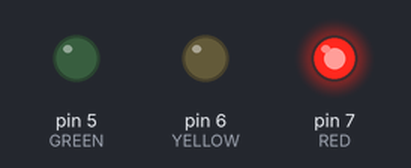
Recording of a sketch running on a simulated Arduino Uno, built with avr-gcc and run on an emulated ATmega328P. Parts: output pins drawn as LEDs (lit = HIGH).

Above: at 0.5 s.
At 1.5 s:
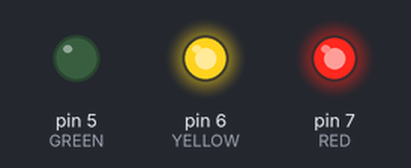
At 2.5 s:
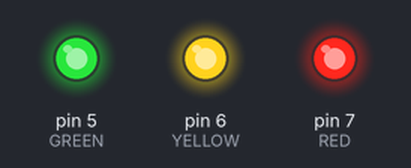
At 3.5 s:
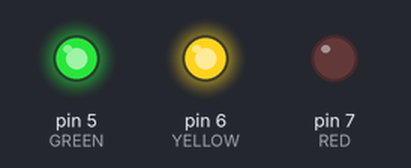
At 4.5 s:
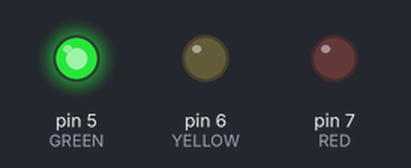
At 5.5 s:
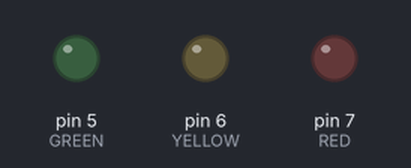
Timing chart, 0 to 7.8 s (numbered marks = the images above):
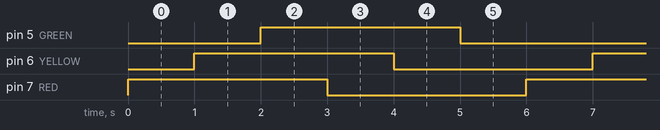

The sketch:

main.ino
```cpp
// Arduino: Initialize
const int RED = 7;// RED LED
const int YELLOW = 6;// YELLOW LED
const int GREEN = 5;// GREEN LED

void setup()
{
 Serial.begin(9600);// serial baud rate 9600
 pinMode(RED, OUTPUT);
 pinMode(YELLOW, OUTPUT);
 pinMode(GREEN, OUTPUT);
}

void loop()
{
 digitalWrite(RED, 1);
 delay(1000);
 digitalWrite(YELLOW, 1);
 delay(1000);
 digitalWrite(GREEN, 1);
 delay(1000);
 digitalWrite(RED, 0);
 delay(1000);
 digitalWrite(YELLOW, 0);
 delay(1000);
 digitalWrite(GREEN, 0);
 delay(1000);
}
```

Measured:
- by itself, pin 5 (GREEN), pin 6 (YELLOW), pin 7 (RED): alternates HIGH for 3.0 s and LOW for 3.0 s
- by itself, everything shown: repeats every 6.0 s, in 6 steps
